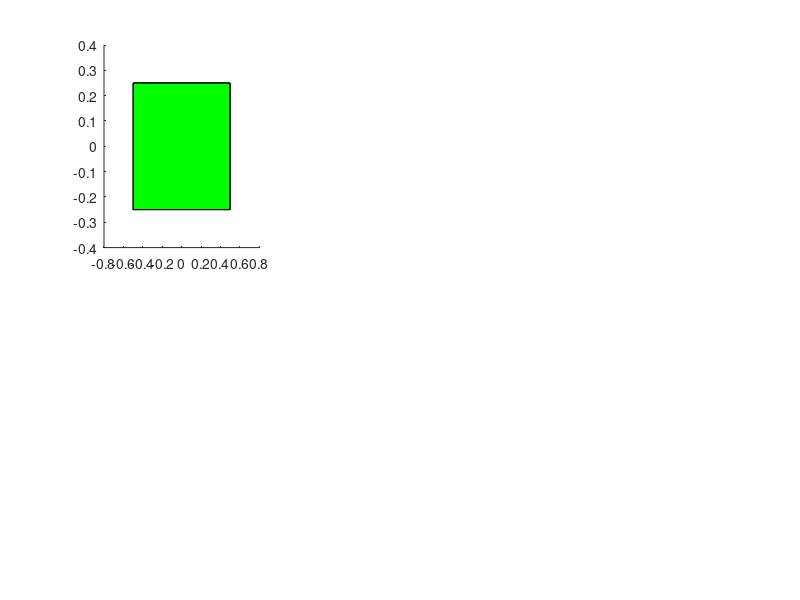

Here is the MATLAB script that generated this plot: (Note: this script raises an error after producing the figure.)
function rotation_of_a_box_xy
%%% how to use patch with face and vertex %%
clear all
%close all
clc

%%%%%%%%% a single angle %%%%%%
% phi = deg2rad(90); 
% theta = deg2rad(90);
% psi = deg2rad(90);
% angles = [phi, theta, psi];
% figure(1)
% animate(angles);

%%%%%%%% rotate by 90 degrees individually %%%
figure(1)
phi = deg2rad(0); 
theta = deg2rad(0);
psi = deg2rad(0);
angles = [phi, theta, psi];
subplot(2,3,1); animate(angles);

phi = deg2rad(90); 
theta = deg2rad(0);
psi = deg2rad(0);
angles = [phi, theta, psi];
subplot(2,3,2); animate(angles);

phi = deg2rad(90); 
theta = deg2rad(90);
psi = deg2rad(0);
angles = [phi, theta, psi];
subplot(2,3,3); animate(angles); hold on

% phi = deg2rad(90); 
% theta = deg2rad(90);
% psi = deg2rad(90);
% angles = [phi, theta, psi];
% subplot(2,2,4); animate(angles);

% %%%%%% animation %%%%%%
% phi = linspace(0,pi/2,100);
% theta = linspace(0,pi,100);
% psi = linspace(0,pi/4,100);
% angles = [phi', theta', psi'];
% figure(2)
% animate(angles);


function animate(angles)

lx = 0.5;  %along x
ly = 0.25; %along y 
lz = 0.1; %along z
ll = 1; %for lines along x-, y- and z-axis
dmax = max([lx ly lz ll]);


line_x = [0 0 0; 
         ll 0 0];
line_y = [0 0 0; 
          0 ll 0];
line_z = [0 0 0; 
          0 0 ll];

vertex(1,:) = [ lx  ly -lz];
vertex(2,:) = [ lx -ly -lz];
vertex(3,:) = [ lx -ly  lz];
vertex(4,:) = [ lx  ly  lz];
vertex(5,:) = [-lx  ly -lz];
vertex(6,:) = [-lx -ly -lz];
vertex(7,:) = [-lx -ly  lz];
vertex(8,:) = [-lx  ly  lz];

face = [ 1 2 3 4 ;
         5 6 7 8 ;
         2 6 7 3 ;
         1 5 8 4 ;
         3 7 8 4 ;
         2 6 5 1 ];


[m,n] = size(vertex);
[mm,nn] = size(angles);
[p,q] = size(line_x);

for ii=1:mm
    phi = angles(ii,1); 
    theta = angles(ii,2);
    psi = angles(ii,3);
    R = get_rotation(phi,theta,psi);
    
    for i=1:m
        r_body = vertex(i,:)';
        r_world = R*r_body;
        new_vertex(i,:) = r_world';
    end
      

    for i=1:p
        line_x_body = line_x(i,:)';
        line_x_world = R*line_x_body;
        new_line_x(i,:) = line_x_world';
        
        line_y_body = line_y(i,:)';
        line_y_world = R*line_y_body;
        new_line_y(i,:) = line_y_world';
        
        line_z_body = line_z(i,:)';
        line_z_world = R*line_z_body;
        new_line_z(i,:) = line_z_world';
    end
        
   
    h1 = patch('Vertices',new_vertex,'Faces',face,'FaceColor','green'); hold on
    
    %custom written script to animate lines with arrows
    draw_line3(new_line_x(1,:),new_line_x(2,:),'LineWidth',0.02,'ArrowLength',0.1,'ArrowDirection',1,'ArrowIntend',0.01,'ArrowColor','r','ArrowAngle',20);
    draw_line3(new_line_y(1,:),new_line_y(2,:),'LineWidth',0.02,'ArrowLength',0.1,'ArrowDirection',1,'ArrowIntend',0.01,'ArrowColor','r','ArrowAngle',20);
    draw_line3(new_line_z(1,:),new_line_z(2,:),'LineWidth',0.02,'ArrowLength',0.1,'ArrowDirection',1,'ArrowIntend',0.01,'ArrowColor','r','ArrowAngle',20);
    %title(['phi (x) = ', num2str(rad2deg(phi)),'; theta (y) = ', num2str(rad2deg(theta)),'; psi (z) = ', num2str(rad2deg(psi))],'Fontsize',14);

    %matlab default lines without arrows
    %h2 = line(new_line_x(:,1)', new_line_x(:,2)', new_line_x(:,3)','Linewidth',4); 
    %h3 = line(new_line_y(:,1)', new_line_y(:,2)', new_line_y(:,3)','Linewidth',4); 
    %h4 = line(new_line_z(:,1)', new_line_z(:,2)', new_line_z(:,3)','Linewidth',4); 
    axis([-dmax dmax -dmax dmax -dmax dmax]);
    xlabel('x'); ylabel('y'); zlabel('z');
    view(3)
    pause(0.01)
    if (ii~=mm)
         clf %clear everthing on the figure window
    end
end

function R = get_rotation(phi,theta,psi)

%%%%%%% uses 3-2-1 euler angles
R_x = [1    0       0; ...
       0  cos(phi) -sin(phi); ...
       0  sin(phi) cos(phi)];
   
R_y = [cos(theta)  0   sin(theta); ...
       0           1         0; ...
      -sin(theta) 0   cos(theta)]; 
   
R_z = [cos(psi) -sin(psi)  0; ...
       sin(psi)  cos(psi)  0; ...
       0           0       1];  
R = R_x*R_y;
%R = R_z*R_y*R_x;